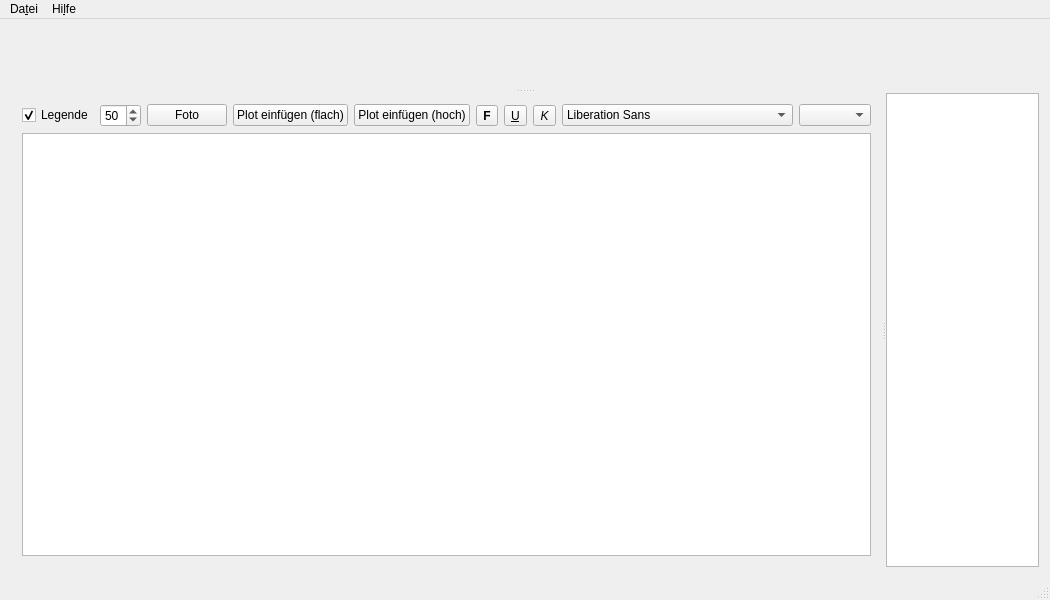
<?xml version="1.0" encoding="UTF-8"?>
<ui version="4.0">
 <class>MainWindow</class>
 <widget class="QMainWindow" name="MainWindow">
  <property name="geometry">
   <rect>
    <x>0</x>
    <y>0</y>
    <width>1050</width>
    <height>600</height>
   </rect>
  </property>
  <property name="sizePolicy">
   <sizepolicy hsizetype="Preferred" vsizetype="Minimum">
    <horstretch>0</horstretch>
    <verstretch>0</verstretch>
   </sizepolicy>
  </property>
  <property name="windowTitle">
   <string>SSC Hygro-Thermometer Datenansicht</string>
  </property>
  <widget class="QWidget" name="centralWidget">
   <layout class="QVBoxLayout" name="verticalLayout_2">
    <item>
     <widget class="QSplitter" name="splitter_2">
      <property name="orientation">
       <enum>Qt::Vertical</enum>
      </property>
      <widget class="QCustomPlot" name="plot" native="true">
       <property name="enabled">
        <bool>true</bool>
       </property>
       <property name="sizePolicy">
        <sizepolicy hsizetype="Maximum" vsizetype="Maximum">
         <horstretch>0</horstretch>
         <verstretch>0</verstretch>
        </sizepolicy>
       </property>
       <property name="minimumSize">
        <size>
         <width>0</width>
         <height>0</height>
        </size>
       </property>
      </widget>
      <widget class="QSplitter" name="splitter">
       <property name="orientation">
        <enum>Qt::Horizontal</enum>
       </property>
       <widget class="QWidget" name="layoutWidget">
        <layout class="QVBoxLayout" name="verticalLayout">
         <item>
          <layout class="QHBoxLayout" name="horizontalLayout">
           <item>
            <widget class="QCheckBox" name="checkBoxLegende">
             <property name="toolTip">
              <string>Plot Legende anzeigen</string>
             </property>
             <property name="text">
              <string>Legende</string>
             </property>
             <property name="checked">
              <bool>true</bool>
             </property>
            </widget>
           </item>
           <item>
            <widget class="QSpinBox" name="spinBoxIdealHum">
             <property name="toolTip">
              <string>Setze idealen Luftfeuchtigkeitswert</string>
             </property>
             <property name="minimum">
              <number>40</number>
             </property>
             <property name="maximum">
              <number>65</number>
             </property>
             <property name="value">
              <number>50</number>
             </property>
            </widget>
           </item>
           <item>
            <widget class="QPushButton" name="pushFoto">
             <property name="toolTip">
              <string>Speichere ein Foto vom aktuellen Plot</string>
             </property>
             <property name="text">
              <string>Foto</string>
             </property>
            </widget>
           </item>
           <item>
            <widget class="QPushButton" name="plotUebertragenFlach">
             <property name="toolTip">
              <string>Plot mit 300px Höhe einfügen</string>
             </property>
             <property name="text">
              <string>Plot einfügen (flach)</string>
             </property>
            </widget>
           </item>
           <item>
            <widget class="QPushButton" name="plotUebertragen">
             <property name="toolTip">
              <string>Plot mit 600px Höhe einfügen</string>
             </property>
             <property name="text">
              <string>Plot einfügen (hoch)</string>
             </property>
            </widget>
           </item>
           <item>
            <widget class="QToolButton" name="toolButtonBold">
             <property name="font">
              <font>
               <weight>75</weight>
               <bold>true</bold>
              </font>
             </property>
             <property name="toolTip">
              <string>Fett</string>
             </property>
             <property name="text">
              <string>F</string>
             </property>
             <property name="checkable">
              <bool>true</bool>
             </property>
            </widget>
           </item>
           <item>
            <widget class="QToolButton" name="toolButtonUnterstrichen">
             <property name="font">
              <font>
               <underline>true</underline>
              </font>
             </property>
             <property name="toolTip">
              <string>Unterstrichen</string>
             </property>
             <property name="text">
              <string>U</string>
             </property>
             <property name="checkable">
              <bool>true</bool>
             </property>
            </widget>
           </item>
           <item>
            <widget class="QToolButton" name="toolButtonItalic">
             <property name="font">
              <font>
               <italic>true</italic>
              </font>
             </property>
             <property name="toolTip">
              <string>Kursiv</string>
             </property>
             <property name="text">
              <string>K</string>
             </property>
             <property name="checkable">
              <bool>true</bool>
             </property>
            </widget>
           </item>
           <item>
            <widget class="QFontComboBox" name="fontComboBox">
             <property name="sizePolicy">
              <sizepolicy hsizetype="Minimum" vsizetype="Fixed">
               <horstretch>0</horstretch>
               <verstretch>0</verstretch>
              </sizepolicy>
             </property>
             <property name="toolTip">
              <string>Schrift</string>
             </property>
             <property name="editable">
              <bool>false</bool>
             </property>
            </widget>
           </item>
           <item>
            <widget class="QComboBox" name="comboSize">
             <property name="toolTip">
              <string>Schriftgröße</string>
             </property>
            </widget>
           </item>
           <item>
            <spacer name="horizontalSpacer_2">
             <property name="orientation">
              <enum>Qt::Horizontal</enum>
             </property>
             <property name="sizeHint" stdset="0">
              <size>
               <width>40</width>
               <height>20</height>
              </size>
             </property>
            </spacer>
           </item>
          </layout>
         </item>
         <item>
          <widget class="QTextEdit" name="textEdit">
           <property name="undoRedoEnabled">
            <bool>true</bool>
           </property>
           <property name="lineWrapMode">
            <enum>QTextEdit::FixedPixelWidth</enum>
           </property>
           <property name="lineWrapColumnOrWidth">
            <number>630</number>
           </property>
           <property name="textInteractionFlags">
            <set>Qt::LinksAccessibleByKeyboard|Qt::LinksAccessibleByMouse|Qt::TextBrowserInteraction|Qt::TextEditable|Qt::TextEditorInteraction|Qt::TextSelectableByKeyboard|Qt::TextSelectableByMouse</set>
           </property>
          </widget>
         </item>
        </layout>
       </widget>
       <widget class="QTableView" name="tableView">
        <property name="sizePolicy">
         <sizepolicy hsizetype="Preferred" vsizetype="Minimum">
          <horstretch>0</horstretch>
          <verstretch>0</verstretch>
         </sizepolicy>
        </property>
        <property name="maximumSize">
         <size>
          <width>16777215</width>
          <height>16777215</height>
         </size>
        </property>
       </widget>
      </widget>
     </widget>
    </item>
   </layout>
  </widget>
  <widget class="QStatusBar" name="statusBar"/>
  <widget class="QMenuBar" name="menuBar">
   <property name="geometry">
    <rect>
     <x>0</x>
     <y>0</y>
     <width>1050</width>
     <height>30</height>
    </rect>
   </property>
   <widget class="QMenu" name="menuDatei">
    <property name="title">
     <string>Da&amp;tei</string>
    </property>
    <addaction name="action_ffne_CSV_Datei"/>
    <addaction name="actionDaten_entfernen"/>
    <addaction name="actionOffnen"/>
    <addaction name="actionSpeichern"/>
    <addaction name="actionExport"/>
   </widget>
   <widget class="QMenu" name="Hilfe">
    <property name="title">
     <string>Hi&amp;lfe</string>
    </property>
    <addaction name="action_Hilfe"/>
   </widget>
   <addaction name="menuDatei"/>
   <addaction name="Hilfe"/>
  </widget>
  <action name="action_ffne_CSV_Datei">
   <property name="text">
    <string>&amp;Daten aus CSV-Datei hinzufügen</string>
   </property>
  </action>
  <action name="actionDaten_entfernen">
   <property name="text">
    <string>Daten &amp;entfernen</string>
   </property>
  </action>
  <action name="actionExport">
   <property name="text">
    <string>E&amp;xport PDF</string>
   </property>
  </action>
  <action name="action_Hilfe">
   <property name="text">
    <string>&amp;Hilfe</string>
   </property>
   <property name="toolTip">
    <string>Hilfe</string>
   </property>
  </action>
  <action name="actionSpeichern">
   <property name="text">
    <string>&amp;Speichern</string>
   </property>
  </action>
  <action name="actionOffnen">
   <property name="text">
    <string>&amp;Öffnen</string>
   </property>
  </action>
 </widget>
 <layoutdefault spacing="6" margin="11"/>
 <customwidgets>
  <customwidget>
   <class>QCustomPlot</class>
   <extends>QWidget</extends>
   <header>qcustomplot.h</header>
   <container>1</container>
  </customwidget>
 </customwidgets>
 <resources/>
 <connections>
  <connection>
   <sender>action_ffne_CSV_Datei</sender>
   <signal>triggered()</signal>
   <receiver>MainWindow</receiver>
   <slot>addDataFromFile()</slot>
   <hints>
    <hint type="sourcelabel">
     <x>-1</x>
     <y>-1</y>
    </hint>
    <hint type="destinationlabel">
     <x>3</x>
     <y>51</y>
    </hint>
   </hints>
  </connection>
  <connection>
   <sender>actionDaten_entfernen</sender>
   <signal>triggered()</signal>
   <receiver>MainWindow</receiver>
   <slot>clearCSVList()</slot>
   <hints>
    <hint type="sourcelabel">
     <x>-1</x>
     <y>-1</y>
    </hint>
    <hint type="destinationlabel">
     <x>354</x>
     <y>233</y>
    </hint>
   </hints>
  </connection>
 </connections>
 <slots>
  <slot>addDataFromFile()</slot>
  <slot>clearCSVList()</slot>
 </slots>
</ui>
